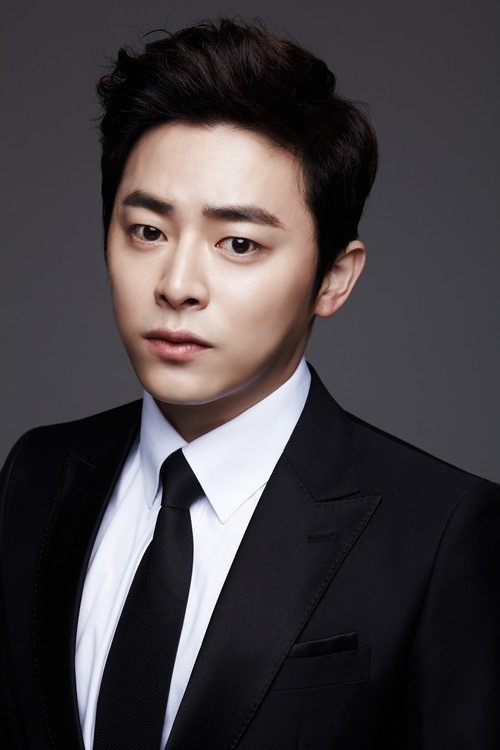
//> input picture src/sample.jpg, 500 x 750 px
$ ./main   (built with g++ and OpenCV 4)
//> lines starting //> are read from the running program, lines starting //| are printed output that depends on the picture; after the words box and inside, x2 and y2 are one past the last pixel; in counts of white or black regions, pixels touching at a corner belong together
### opencv/classify.hpp
//
//  genderClassifier.hpp
//  opencv
//
//  Created by 정동욱 on 2022/10/07.
//

#ifndef genderClassifier_hpp
#define genderClassifier_hpp

#include <opencv2/opencv.hpp>
#include <opencv2/imgproc/types_c.h>

using namespace cv;
using namespace std;

void display(Mat &image, Point2d face_center, vector<Point2f> eyes_center, vector<Rect> sub);
void classify(Mat& image, Mat hists[4]);

#endif /* genderClassifier_hpp */

### opencv/histo.hpp
//
//  histo.hpp
//  opencv
//
//  Created by 정동욱 on 2022/10/07.
//

#ifndef histo_h
#define histo_h
#include <opencv2/opencv.hpp>
#include <opencv2/imgproc/types_c.h>

using namespace cv;
using namespace std;

void calc_Histo(const Mat& img, Mat& hist, Vec3i bins, Vec3f range, Mat mask);
void draw_ellipse(Mat& image, Rect2d obj, Scalar color, int thickness, double ratio);
void make_masks(vector<Rect> sub_obj, Size org_size, Mat mask[4]);
void calc_histos(Mat correct_img, vector<Rect> sub_obj, Mat hists[4], Mat masks[4]);

#endif /* histo_h */

### opencv/detect_area.hpp
//
//  detect_lip_hair.hpp
//  opencv
//
//  Created by 정동욱 on 2022/10/07.
//

#ifndef detect_lip_hair_hpp
#define detect_lip_hair_hpp
#include <opencv2/opencv.hpp>
using namespace cv;
using namespace std;

Rect detect_lip(Point2d face_center, Rect face);
void detect_hair(Point2d face_center, Rect face, vector<Rect> &hair_rect);

#endif /* detect_lip_hair_hpp */

### opencv/correct_angle.hpp
//
//  correct_face.hpp
//  opencv
//
//  Created by 정동욱 on 2022/10/07.
//

#ifndef correct_face_hpp
#define correct_face_hpp
#include <opencv2/opencv.hpp>
using namespace cv;
using namespace std;

Mat calc_rotMap(Point2d face_center, vector<Point2f> pt);
Mat correct_image(Mat image, Mat rot_mat, vector<Point2f>& eyes_center);

#endif /* correct_face_hpp */

### opencv/preprocess.hpp
//
//  preprocess.hpp
//  opencv
//
//  Created by 정동욱 on 2022/10/06.
//

#ifndef preprocess_h
#define preprocess_h
#include <opencv2/opencv.hpp>
using namespace cv;
using namespace std;

void load_cascade(CascadeClassifier& cascade, string fname);
Mat preprocessing(Mat image);
Point2d calc_center(Rect obj);

#endif /* preprocess_h */

### opencv/genderClassifier.cpp
//
//  genderClassifier.cpp
//  opencv
//
//  Created by 정동욱 on 2022/10/07.
//

#include "classify.hpp"
#include "histo.hpp"

//성별 구분
void classify(Mat& image, Mat hists[4])
{
    //기준 1 = 윗머리와 밑머리의 차이
    double criteria1 = compareHist(hists[0], hists[1], CV_COMP_CORREL);
    //기준 2 = 얼굴 색과 입술 색의 차이
    double criteria2 = compareHist(hists[2], hists[3], CV_COMP_CORREL);

    //유사도 비교
    double tmp = (criteria1 > 0.2) ? 0.2 : 0.4;
    int value = (criteria2 > tmp) ? 0 : 1;
    string text = (value) ? "Man" : "Woman";

    //성별 글 넣기
    int font = FONT_HERSHEY_TRIPLEX;
    putText(image, text, Point(12, 31), font, 0.7, Scalar(0,0,0), 2);
    putText(image, text, Point(10, 30), font, 0.7, Scalar(0,255,0), 1);

    cout << text << format(" - 유사도 [머리 : %4.2f 입술 :  %4.2f]\n", criteria1, criteria2);
}

//얼굴과 입술영역 그림에 표시해주는 함수
void display(Mat &image, Point2d face_center, vector<Point2f> eyes_center, vector<Rect> sub)
{
    circle(image, eyes_center[0], 10, Scalar(0, 255, 0), 2);
    circle(image, eyes_center[1], 10, Scalar(0, 255, 0), 2);
    circle(image, face_center, 3, Scalar(0, 0, 255), 2);

    draw_ellipse(image, sub[2], Scalar(255, 100, 0), 2, 0.45f);
    draw_ellipse(image, sub[3], Scalar(0, 0, 255), 2, 0.45f);
}

### opencv/detect_lip_hair.cpp
//
//  detect_lip_hair.cpp
//  opencv
//
//  Created by 정동욱 on 2022/10/07.
//

#include "detect_area.hpp"

//입술영역 계산 방식
Rect detect_lip(Point2d face_center, Rect face)
{
    //입술 중심 = 대충 얼굴 중심에서 얼굴 높이의 30% 위치
    Point2d lip_center = face_center + Point2d(0, face.height * 0.30);
    //입술 크기 = 얼굴 높이 10%, 너비 18%
    Point2d gap_size(face.width * 0.18, face.height * 0.1);

    //입술 시작 좌표
    Point lip_start = lip_center - gap_size;
    //입술 종료 좌표
    Point lip_end = lip_center + gap_size;

    //입술 네모를 리턴
    return (Rect(lip_start, lip_end));
}

//윗머리와 귀 밑머리 검출
void detect_hair(Point2d face_center, Rect face, vector<Rect> &hair_rect)
{
    //전체 머리 영역 = 얼굴영역의 가로 90%, 세로 130%
    Point2d h_gap(face.width * 0.45, face.height * 0.65);
    //머리 시작부분
    Point2d pt1 = face_center - h_gap;
    //머리 끝부분
    Point2d pt2 = face_center + h_gap;
    Rect hair(pt1, pt2);

    //전체 머리영역 중 윗머리는 상단의 40%, 밑머리는 하단의 40%로 설정
    Size size(hair.width, hair.height * 0.40);
    //윗머리
    Rect hair1(hair.tl(), size);
    //밑머리
    Rect hair2(hair.br() - (Point)size, size);

    hair_rect.push_back(hair1);
    hair_rect.push_back(hair2);
    hair_rect.push_back(hair);

}

### opencv/detect_face.cpp
//
//  detect_face.cpp
//  opencv
//
//  Created by 정동욱 on 2022/10/06.
//

#include <stdio.h>
#include <opencv2/opencv.hpp>
#include "preprocess.hpp"

//검출기를 로드하는 함수
void load_cascade(CascadeClassifier& cascade, string fname)
{
    //검출기가 있는 폴더의 위치
    String path = "/opt/homebrew/Cellar/opencv/4.6.0/share/opencv4/haarcascades/";
    String full_name = path + fname;

    //검출기를 로드함
    CV_Assert(cascade.load(full_name));
}

//입력된 이미지에 전처리를 수행하여 화질 개선하는 함수
Mat preprocessing(Mat image)
{
    Mat gray;
    cvtColor(image, gray, COLOR_BGR2GRAY);
    equalizeHist(gray, gray);

    return (gray);
}

//사각형의 중심을 계산하는 함수
Point2d calc_center(Rect obj)
{
    Point2d c = (Point2d)obj.size() / 2.0;
    Point2d center = (Point2d)obj.tl() + c;
    return (center);
}

### opencv/correct_face.cpp
//
//  correct_face.cpp
//  opencv
//
//  Created by 정동욱 on 2022/10/07.
//
#include "correct_angle.hpp"

//두 눈 높이의 각도 차이를 계산해서, 회전 변환 행렬을 리턴하는 함수
Mat calc_rotMap(Point2d face_center, vector<Point2f> pt)
{
    //왼쪽이 높은지, 오른쪽이 높은지 체크
    Point2d delta = (pt[0].x > pt[1].x) ? pt[0] - pt[1] : pt[1] - pt[0];
    double angle = fastAtan2(delta.y, delta.x);

    Mat rot_mat = getRotationMatrix2D(face_center, angle, 1);
    return (rot_mat);
}

//회전 변환 행렬을 바탕으로 이미지를 회전시키는 함수
Mat correct_image(Mat image, Mat rot_mat, vector<Point2f>& eyes_center)
{
    Mat correct_img;
    warpAffine(image, correct_img, rot_mat, image.size(), INTER_CUBIC);

    for (int i= 0; i < eyes_center.size(); i++)
    {
        Point3d coord(eyes_center[i].x, eyes_center[i].y, 1);
        Mat dst = rot_mat * (Mat)coord;
        eyes_center[i] = (Point2f)dst;
    }
    return (correct_img);
}

### opencv/compare_hists.cpp
//
//  compare_hists.cpp
//  opencv
//
//  Created by 정동욱 on 2022/10/07.
//
#include "histo.hpp"

//히스토그램 계산 함수
void calc_Histo(const Mat& img, Mat& hist, Vec3i bins, Vec3f range, Mat mask)
{
    int dims = img.channels();
    int channels[] = {0, 1, 2};
    int histSize[] = {bins[0], bins[1], bins[2]};

    float range1[] = {0, range[0]};
    float range2[] = {0, range[1]};
    float range3[] = {0, range[2]};
    const float* ranges[] = {range1, range2, range3};

    calcHist(&img, 1, channels, mask, hist, dims, histSize, ranges);
}

//타원 만드는 함수
void draw_ellipse(Mat& image, Rect2d obj, Scalar color, int thickness, double ratio)
{
    Point2d center = obj.tl() + (Point2d)obj.size() * 0.5;
    Size2d size = (Size2d)obj.size() * ratio;
    ellipse(image, center, size, 0, 0, 360, color, thickness);
}

//계산 더 편하게 하기 위해, 여러 부분으로 나눠서 계산하려고 함. 마스크 만드는 함수
void make_masks(vector<Rect> sub_obj, Size org_size, Mat mask[4])
{
    Mat base_mask(org_size, CV_8U, Scalar(0));
    draw_ellipse(base_mask, sub_obj[2], Scalar(255), -1, 0.45f);

    mask[0] = ~base_mask(sub_obj[0]);
    mask[1] = ~base_mask(sub_obj[1]);

    draw_ellipse(base_mask, sub_obj[3], Scalar(0), -1, 0.45f);
    mask[3] = ~base_mask(sub_obj[3]);
    mask[2] = base_mask(sub_obj[2]);
}

//히스토그램들 계산 함수
void calc_histos(Mat correct_img, vector<Rect> sub_obj, Mat hists[4], Mat masks[4])
{
    Vec3i bins(64, 64, 64);
    Vec3f ranges(256, 256, 256);

    for (int i = 0; i < (int)sub_obj.size(); i++)
    {
        Mat sub = correct_img(sub_obj[i]);
        calc_Histo(sub, hists[i], bins, ranges, masks[i]);
    }
}

### opencv/main.cpp
//
//  main.cpp
//  opencv
//
//  Created by 정동욱 on 2022/10/06.
//
#include <iostream>
#include "preprocess.hpp"
#include "correct_angle.hpp"
#include "detect_area.hpp"
#include "histo.hpp"
#include "classify.hpp"


//main함수
int main()
{
    CascadeClassifier face_cascade, eyes_cascade;
    //정면 얼굴 검출기 로드
    load_cascade(face_cascade, "haarcascade_frontalface_alt2.xml");
    //눈 검출기 로드
    load_cascade(eyes_cascade, "haarcascade_eye.xml");

    //얼굴 이미지 가져오기
    Mat image = imread("./src/sample.jpg", IMREAD_COLOR);
//> image is the input picture: 750 rows x 500 cols, CV_8UC3; mean B, G, R 66.4, 63.4, 68.8

    //이미지 전처리
    Mat gray = preprocessing(image);
//> in preprocessing, `equalizeHist(gray, gray);`:
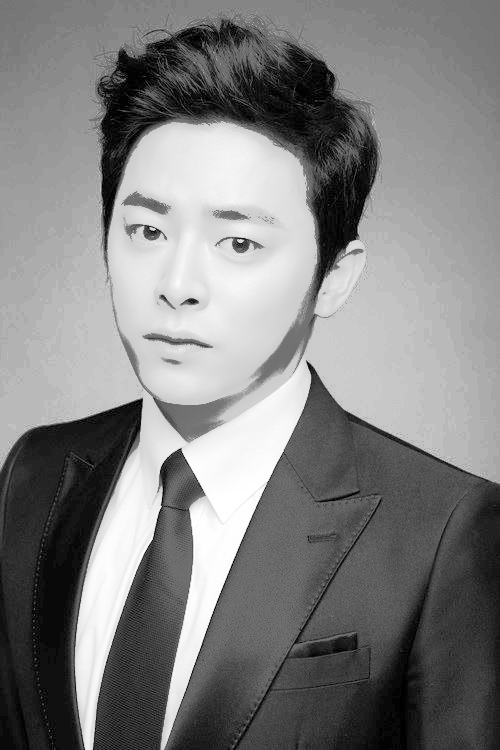
//> gray: 750 rows x 500 cols, CV_8UC1; min 0, max 255, mean 128.5

    vector<Rect> faces, eyes, sub_obj;
    vector<Point2f> eyes_center;
    //얼굴 검출
    face_cascade.detectMultiScale(gray, faces, 1.1, 2, 0, Size(100, 100));
//> faces = 1 Rect (x, y, width, height): [68, 136, 251, 251]

    //검출 했을 때 얼굴을 찾았으면
    if (faces.size() > 0)
    {
        //눈도 검출
        eyes_cascade.detectMultiScale(gray(faces[0]), eyes, 1.15, 7, 0, Size(25, 20));
//> eyes = 2 Rects (x, y, width, height): [138, 76, 61, 61], [51, 67, 57, 57]

        //만약에 눈도 찾으면
        if (eyes.size() == 2)
        {
            // 눈 중심점
            eyes_center.push_back(calc_center(eyes[0] + faces[0].tl()));
//> in calc_center, `Point2d c = (Point2d)obj.size() / 2.0;`: c = Point(30.5, 30.5)
//> in calc_center, `Point2d center = (Point2d)obj.tl() + c;`: center = Point(236.5, 242.5)
//> eyes_center = 1 Point (x, y): [236.5, 242.5]
            eyes_center.push_back(calc_center(eyes[1] + faces[0].tl()));
//> eyes_center = 2 Points (x, y): [236.5, 242.5], [147.5, 231.5]

            //얼굴 중심점
            Point2d face_center = calc_center(faces[0]);
//> face_center = Point(193.5, 261.5)
            //얼굴 기울어진 각도 찾기
            Mat rot_mat = calc_rotMap(face_center, eyes_center);
//> in calc_rotMap, `Point2d delta = (pt[0].x > pt[1].x) ? pt[0] - pt[1] : pt[1] - pt[0];`: delta = Point(89, 11)
//> in calc_rotMap, `double angle = fastAtan2(delta.y, delta.x);`: angle = 7.05
//> in calc_rotMap, `Mat rot_mat = getRotationMatrix2D(face_center, angle, 1);`: rot_mat = [[0.992, 0.123, -30.61], [-0.123, 0.992, 25.71]]
//> rot_mat = [[0.992, 0.123, -30.61], [-0.123, 0.992, 25.71]]
            //찾은 행렬과 곱해서 기울기 보정
            Mat correct_img = correct_image(image, rot_mat, eyes_center);
//> the loop in correct_image, `for (int i= 0; i < eyes_center.size(); i++)` made 2 passes
//> (coord, dst) on passes 1 to 2: (Point3(236.5, 242.5, 1), [233.8, 237.4]), (Point3(147.5, 231.5, 1), [144.2, 237.4])
//> eyes_center = 2 Points (x, y): [233.8, 237.4], [144.2, 237.4]

            //머리영역 검출
            detect_hair(face_center, faces[0], sub_obj);
//> in detect_hair, `Point2d h_gap(face.width * 0.45, face.height * 0.65);`: h_gap = Point(113, 163.2)
//> in detect_hair, `Point2d pt1 = face_center - h_gap;`: pt1 = Point(80.55, 98.35)
//> in detect_hair, `Point2d pt2 = face_center + h_gap;`: pt2 = Point(306.4, 424.6)
//> in detect_hair, `Rect hair(pt1, pt2);`: hair = Rect(81, 98, 225, 327)
//> in detect_hair, `Size size(hair.width, hair.height * 0.40);`: size = Size(225, 130)
//> in detect_hair, `Rect hair1(hair.tl(), size);`: hair1 = Rect(81, 98, 225, 130)
//> in detect_hair, `Rect hair2(hair.br() - (Point)size, size);`: hair2 = Rect(81, 295, 225, 130)
//> in detect_hair, `hair_rect.push_back(hair1);`: hair_rect = 1 Rect (x, y, width, height): [81, 98, 225, 130]
//> in detect_hair, `hair_rect.push_back(hair2);`: hair_rect = 2 Rects (x, y, width, height): [81, 98, 225, 130], [81, 295, 225, 130]
//> in detect_hair, `hair_rect.push_back(hair);`: hair_rect = 3 Rects (x, y, width, height): [81, 98, 225, 130], [81, 295, 225, 130], [81, 98, 225, 327]
//> sub_obj has the same summary as hair_rect in detect_hair
            //입술영역 검출
            sub_obj.push_back(detect_lip(face_center, faces[0]));
//> in detect_lip, `Point2d lip_center = face_center + Point2d(0, face.height * 0.30);`: lip_center = Point(193.5, 336.8)
//> in detect_lip, `Point2d gap_size(face.width * 0.18, face.height * 0.1);`: gap_size = Point(45.18, 25.1)
//> in detect_lip, `Point lip_start = lip_center - gap_size;`: lip_start = Point(148, 312)
//> in detect_lip, `Point lip_end = lip_center + gap_size;`: lip_end = Point(239, 362)
//> sub_obj = 4 Rects (x, y, width, height): [81, 98, 225, 130], [81, 295, 225, 130], [81, 98, 225, 327], [148, 312, 91, 50]

            //마스크 만들어서 히스토그램으로 계산
            Mat masks[4], hists[4];
            make_masks(sub_obj, correct_img.size(), masks);
//> in make_masks, `Mat base_mask(org_size, CV_8U, Scalar(0));`: base_mask: 750 rows x 500 cols, CV_8UC1; every value is 0
//> in draw_ellipse, `Point2d center = obj.tl() + (Point2d)obj.size() * 0.5;`: center = Point(193.5, 261.5)
//> in draw_ellipse, `Size2d size = (Size2d)obj.size() * ratio;`: size = Size(101.2, 147.1)
//> in draw_ellipse, `ellipse(image, center, size, 0, 0, 360, color, thickness);`: image: 750 rows x 500 cols, CV_8UC1; 12.5% white; 1 white region, box (x1, y1, x2, y2) and area: (93, 115, 296, 410) 46987
//> in make_masks, `mask[0] = ~base_mask(sub_obj[0]);`:
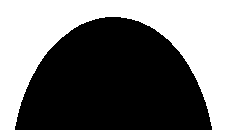
//> mask: 130 rows x 225 cols, CV_8UC1; 43.4% white; 1 white region, box (x1, y1, x2, y2) and area: (0, 0, 225, 130) 12707
//> call 2 of draw_ellipse, with obj = Rect(148, 312, 91, 50), color = Scalar(0), thickness = -1, ratio = 0.45
//> in draw_ellipse (call 2), `Point2d center = obj.tl() + (Point2d)obj.size() * 0.5;`: center = Point(193.5, 337)
//> in draw_ellipse (call 2), `Size2d size = (Size2d)obj.size() * ratio;`: size = Size(40.95, 22.5)
//> in draw_ellipse (call 2), `ellipse(image, center, size, 0, 0, 360, color, thickness);`:
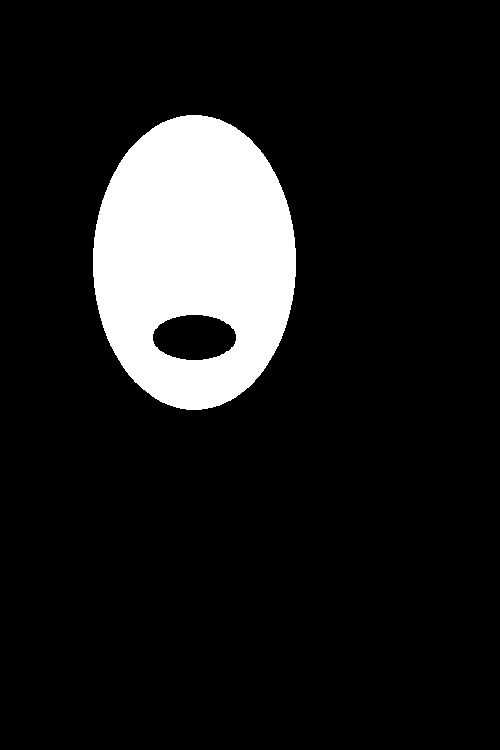
//> image: 750 rows x 500 cols, CV_8UC1; 11.7% white; 1 white region, box (x1, y1, x2, y2) and area: (93, 115, 296, 410) 44048
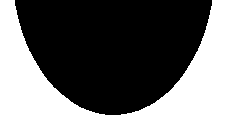
//> masks[1]: 130 rows x 225 cols, CV_8UC1; 42% white; 1 white region, box (x1, y1, x2, y2) and area: (0, 0, 225, 130) 12295
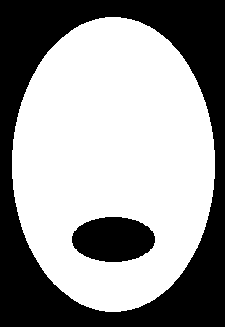
//> masks[2]: 327 rows x 225 cols, CV_8UC1; 59.9% white; 2 black regions, box (x1, y1, x2, y2) and area: (0, 0, 225, 327) 26588, (72, 217, 155, 262) 2939
//> masks[3]: 50 rows x 91 cols, CV_8UC1; 64.6% white; 1 black region, box (x1, y1, x2, y2) and area: (0, 0, 91, 50) 1611
            calc_histos(correct_img, sub_obj, hists, masks);
//> the loop in calc_histos, `for (int i = 0; i < (int)sub_obj.size(); i++)` made 4 passes
//> pass 3, in calc_histos, `Mat sub = correct_img(sub_obj[i]);`:
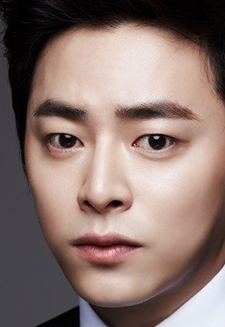
//> sub: 327 rows x 225 cols, CV_8UC3; mean B, G, R 109.9, 116, 137.2

            classify(correct_img, hists);
//> in classify, `double criteria1 = compareHist(hists[0], hists[1], CV_COMP_CORREL);`: criteria1 = 0.0494
//> in classify, `double criteria2 = compareHist(hists[2], hists[3], CV_COMP_CORREL);`: criteria2 = 0.29
//> in classify, `double tmp = (criteria1 > 0.2) ? 0.2 : 0.4;`: tmp = 0.4
//> in classify, `int value = (criteria2 > tmp) ? 0 : 1;`: value = 1
//> in classify, `string text = (value) ? "Man" : "Woman";`: text = "Man"
//| Man - 유사도 [머리 : 0.05 입술 :  0.29]
            display(correct_img, face_center, eyes_center, sub_obj);
//> in display, `circle(image, face_center, 3, Scalar(0, 0, 255), 2);`: image: 750 rows x 500 cols, CV_8UC3; mean B, G, R 63.9, 61.6, 66.5
//> call 4 of draw_ellipse, with obj = Rect(148, 312, 91, 50), color = Scalar(0, 0, 255), thickness = 2, ratio = 0.45
//> in draw_ellipse (call 4), `Point2d center = obj.tl() + (Point2d)obj.size() * 0.5;`: center = Point(193.5, 337)
//> in draw_ellipse (call 4), `Size2d size = (Size2d)obj.size() * ratio;`: size = Size(40.95, 22.5)
//> in draw_ellipse (call 4), `ellipse(image, center, size, 0, 0, 360, color, thickness);`:
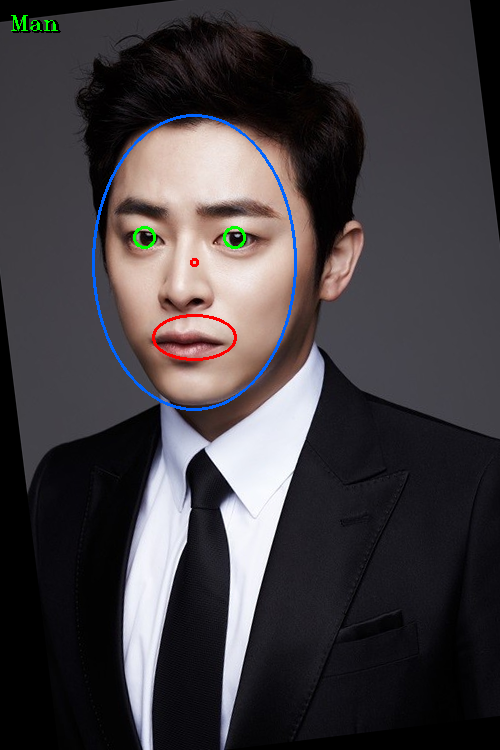
//> image: 750 rows x 500 cols, CV_8UC3; mean B, G, R 64.7, 61.5, 65.9
            imshow("correct_img", correct_img);
            waitKey(0);
        }
    }
    return (0);
}
